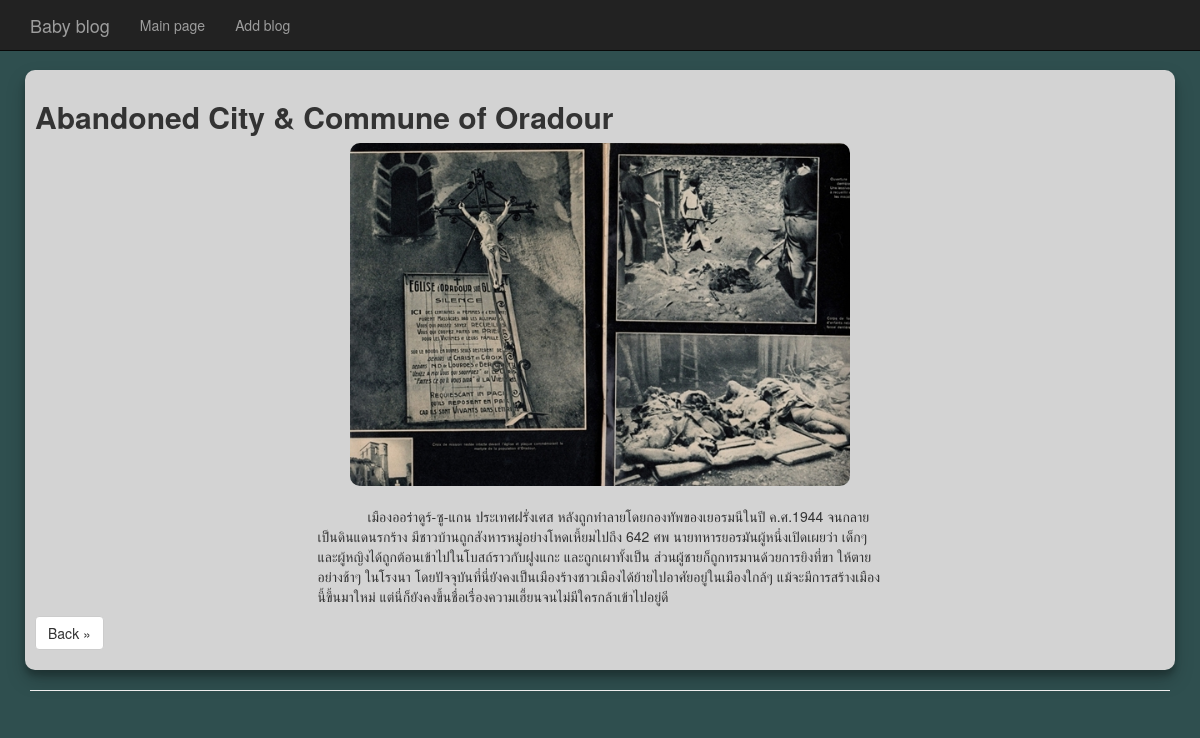
/blog.php?article_id=7, run on the app's committed database.
### tables this page shows
CREATE TABLE `article` (
  `id` int(20) NOT NULL,
  `name` varchar(500) NOT NULL,
  `head_img` varchar(100) NOT NULL,
  `descript` mediumtext NOT NULL,
  `status` tinyint(1) NOT NULL,
  `created` date NOT NULL,
  `view` int(10) NOT NULL
);

### database/exe_db.php (called while the page is built, shortened)
<?php
    class FindData{
        public static function findOneArticle($article_id){
            $conn = DB::getConnect();
            $result = $conn->query("SELECT * FROM article WHERE id = '".$article_id."'");
            return ($conn->affected_rows>0)?$result:null;
        }
    }
?>

### blog.php (the view, shortened to what this page needs)
<!DOCTYPE html>
<html lang="en">
<head>
    <link rel="stylesheet" href="https://maxcdn.bootstrapcdn.com/bootstrap/3.3.7/css/bootstrap.min.css">
    <link rel="stylesheet" href="css/style.css">
</head>
<body>
    <div class="container">
    <?php
        include 'menu.php';
        $result = FindData::findOneArticle($_GET["article_id"]);
    ?>
        <div style="padding-left: 10px; padding-right: 10px;">
            <div class="row">
                <div class="card">
                    <div class="card-body">
                        <div>
                            <?php while(($row=$result->fetch_array())!=null){  ?>
                            <h2><?php echo $row["name"] ?></h2>
                            <img class="center" src="./image/<?php echo $row["head_img"] ?>" style="max-width:500px" alt="" srcset="">
                            <br>
                            <p class="center" style="text-indent:50px;">
                                <?php echo nl2br($row["descript"]); ?>
                            </p>
                            <p><a class="btn btn-default" href="index.php" role="button">Back &raquo;</a></p>
                            <?php } ?>
                        </div>
                    </div>
                </div>
            </div>
        </div>
        <hr>
    </div>
</body>
</html>

### css/style.css (style rules this page uses)
html, body { overflow-x: hidden; }
body { padding-top: 70px; background-color: #2F4F4F; }
h2 { font-weight: bold !important; }
.center { display: block; margin-left: auto; margin-right: auto; width: 50%; border-radius: 10px; }
.card { padding: 10px !important; border-radius: 10px; box-shadow: 0 10px 20px rgba(0, 0, 0, 0.19), 0 6px 6px rgba(0, 0, 0, 0.23) !important; background-color: #D3D3D3; }

### data on the page
article: name "Abandoned City & Commune of Oradour", head_img (picture), descript "เมืองออร่าดูร์-ซู-แกน ประเทศฝรั่งเศส หลังถูกทำลายโดยกองทัพของเยอรมนีในปี ค.ศ.1944 จนกลายเป็นดินแดนรกร้าง มีชาวบ้านถูกสังหารหมู่อย่างโหดเหี้ยมไปถึง 642 ศพ นายทหารยอรมันผู้หนึ่งเปิดเผยว่า เด็กๆ และผู้หญิงได้ถูกต้อนเข้าไปในโบสถ์ราวกับฝูงแกะ และถูกเผาทั้งเป็น ส่วนผู้ชายก็ถูกทรมานด้วยการยิงที่ขา ให้ตายอย่างช้าๆ ในโรงนา โดยปัจจุบันที่นี่ยังคงเป็นเมืองร้างชาวเมืองได้ย้ายไปอาศัยอยู่ในเมืองใกล้ๆ แม้จะมีการสร้างเมืองนี้ขึ้นมาใหม่ แต่นี่ก็ยังคงขึ้นชื่อเรื่องความเฮี้ยนจนไม่มีใครกล้าเข้าไปอยู่ดี"
